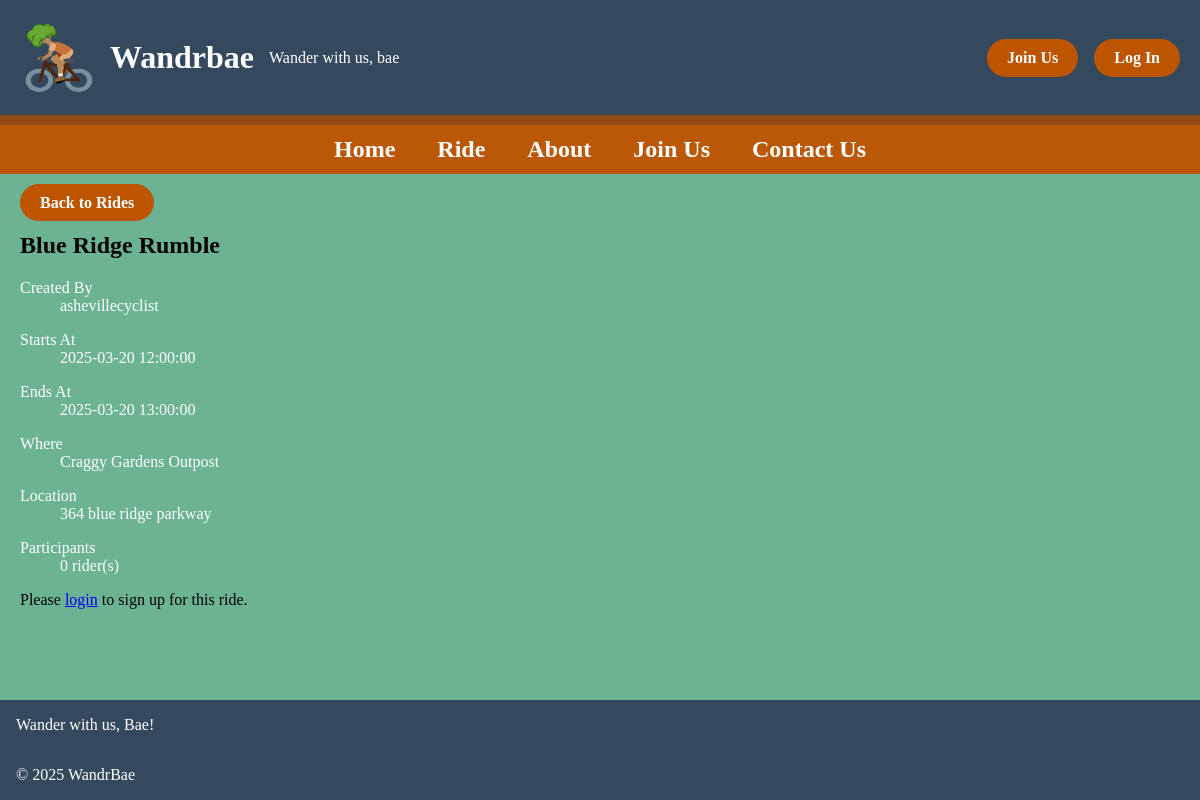
The page /detail.php?id=5 on the database its author committed.
### tables this page shows
CREATE TABLE `ride` (
  `ride_id` int(11) NOT NULL,
  `ride_name` varchar(100) NOT NULL,
  `created_by` int(11) NOT NULL,
  `route_id` int(10) UNSIGNED NOT NULL,
  `start_time` datetime NOT NULL,
  `end_time` datetime NOT NULL,
  `location_name` varchar(100) NOT NULL,
  `street_address` varchar(100) NOT NULL,
  `city` varchar(50) NOT NULL,
  `state` char(2) NOT NULL,
  `zip_code` varchar(10) NOT NULL
);

CREATE TABLE `user` (
  `user_id` int(11) NOT NULL,
  `user_role_id` int(11) NOT NULL,
  `username` varchar(100) NOT NULL,
  `first_name` varchar(100) NOT NULL,
  `last_name` varchar(100) NOT NULL,
  `email` varchar(255) NOT NULL,
  `password` varchar(255) NOT NULL,
  `is_member` tinyint(1) NOT NULL DEFAULT 1,
  `hashed_password` varchar(255) NOT NULL
);

### private/classes/ride.class.php (called while the page is built, shortened)
<?php
class Ride
{
  static protected $database;
  static public function set_database($database)
  {
    self::$database = $database;
  }
  static public function find_by_sql($sql)
  {
    $result = self::$database->query($sql);
    $object_array = [];
    while ($record = $result->fetch_assoc()) {
      $object_array[] = self::instantiate($record);
    }
    return $object_array;
  }
  static public function find_by_id($id)
  {
    $sql = "SELECT r.*, u.username FROM ride r ";
    $sql .= "LEFT JOIN user u ON r.created_by = u.user_id ";
    $sql .= "WHERE r.ride_id='" . self::$database->escape_string($id) . "'";
    $obj_array = self::find_by_sql($sql);
    if (!empty($obj_array)) {
      return array_shift($obj_array);
    } else {
      return false;
    }
  }
  static protected function instantiate($record)
  {
    $object = new self;
    foreach ($record as $property => $value) {
      if (property_exists($object, $property)) {
        $object->$property = $value;
      }
    }
    return $object;
  }
}

### private/classes/rideparticipant.class.php (called while the page is built, shortened)
<?php
class RideParticipant
{
  static protected $database;
  static public function set_database($database)
  {
    self::$database = $database;
  }
  static public function count_participants_for_ride($ride_id)
  {
    $sql = "SELECT COUNT(*) as count FROM ride_participant ";
    $sql .= "WHERE ride_id='" . self::$database->escape_string($ride_id) . "'";
    $result = self::$database->query($sql);
    $row = $result->fetch_assoc();
    return $row['count'];
  }
}

### private/initialize.php (called while the page is built, shortened)
<?php
require_once('functions.php');
$user_session = new UserSession;

### private/classes/usersession.class.php (called while the page is built, shortened)
<?php
class UserSession
{
  private $user_id;
  public function is_logged_in()
  {
    return isset($this->user_id);
  }
}

### public/detail.php (the view, shortened to what this page needs)
<?php require_once('../private/initialize.php'); ?>
<?php
$id = $_GET['id'] ?? false;
$ride = Ride::find_by_id($id);
$current_participants = RideParticipant::count_participants_for_ride($id);
$is_signed_up = false;
?>
<div id="main">
  <section>
    <a class="btn" href="ride.php">Back to Rides</a>
    <div id="page">
      <div class="detail">
        <h1><?php echo h($ride->ride_name); ?></h1>
        <dl>
          <dt>Created By</dt>
          <dd><?php echo h($ride->username); ?></dd>
        </dl>
        <dl>
          <dt>Starts At</dt>
          <dd><?php echo h($ride->start_time); ?></dd>
        </dl>
        <dl>
          <dt>Ends At</dt>
          <dd><?php echo h($ride->end_time); ?></dd>
        </dl>
        <dl>
          <dt>Where</dt>
          <dd><?php echo h($ride->location_name); ?></dd>
        </dl>
        <dl>
          <dt>Location</dt>
          <dd><?php echo h($ride->street_address); ?></dd>
        </dl>
        <dl>
          <dt>Participants</dt>
          <dd><?php echo $current_participants; ?> rider(s)</dd>
        </dl>
        <div class="signup-area">
          <?php if ($user_session->is_logged_in()) { ?>
            <?php if ($is_signed_up) { ?>
              <p class="alert success">You are signed up for this ride!</p>
              <form action="<?php echo url_for('/members/rides/cancel_signup.php'); ?>" method="post">
                <input type="hidden" name="ride_id" value="<?php echo h($id); ?>">
                <button type="submit" class="btn btn-danger" onclick="return confirm('Are you sure you want to cancel your signup?');">Cancel My Signup</button>
              </form>
            <?php } else { ?>
              <a href="<?php echo url_for('/members/rides/signup.php?ride_id=' . h($id)); ?>" class="btn">Sign Up for This Ride</a>
            <?php } ?>
          <?php } else { ?>
            <p>Please <a href="<?php echo url_for('/login.php'); ?>">login</a> to sign up for this ride.</p>
          <?php } ?>
        </div>
      </div>
    </section>
  </div>
<?php include(SHARED_PATH . '/public_footer.php'); ?>

### public/stylesheets/public.css (style rules this page uses)
body { display:flex; flex-direction: column; margin: 0; min-height: 100vh; }
main, #main { background-color: #6cb393; flex:1; }
.btn { background-color: #bd5500; border-radius: 25px; color: white; font-weight: bold; padding: 10px 20px; text-align: center; text-decoration: none; }
section { padding: 20px; }
small, dl, dt, dd { color: #fff; }

### rows shown on the page
ride: ride_name "Blue Ridge Rumble", created_by.username "ashevillecyclist", start_time "2025-03-20 12:00:00", end_time "2025-03-20 13:00:00", location_name "Craggy Gardens Outpost", street_address "364 blue ridge parkway"

### other values the page prints
$current_participants "0"
